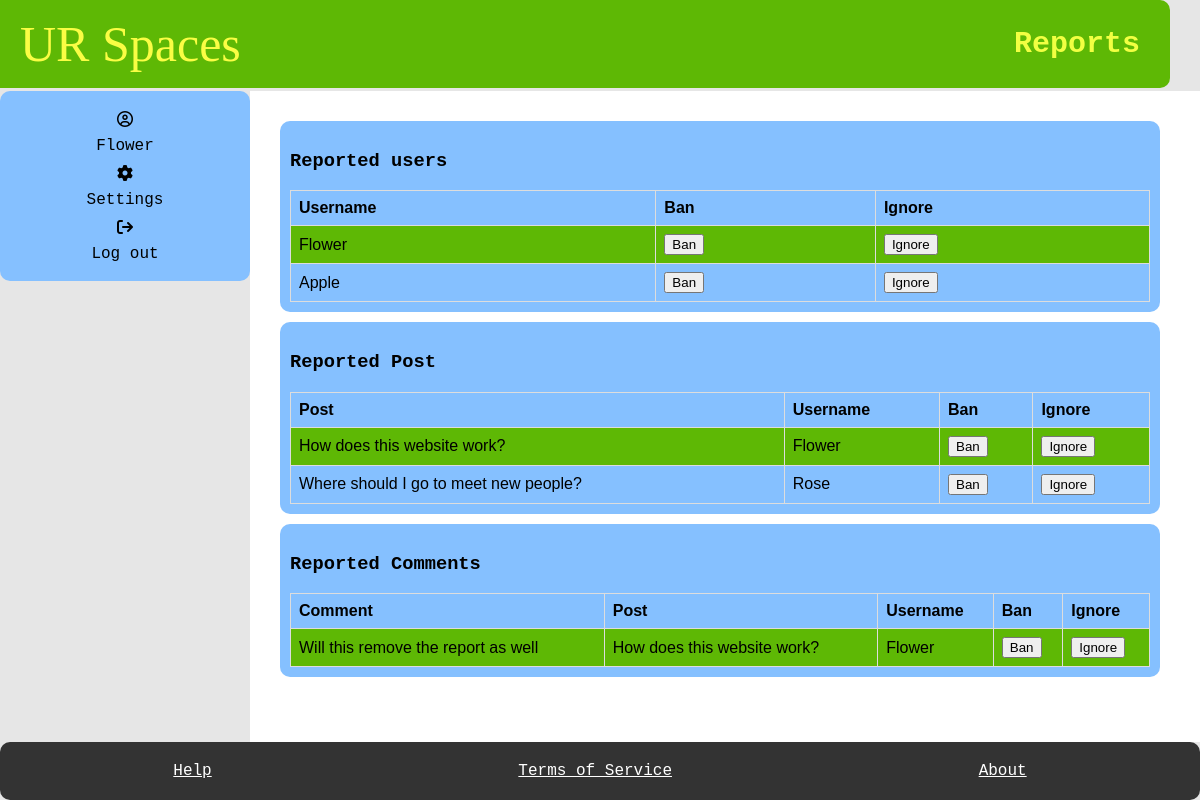
/report/ (signed in), run on an earlier commit of the app's database.
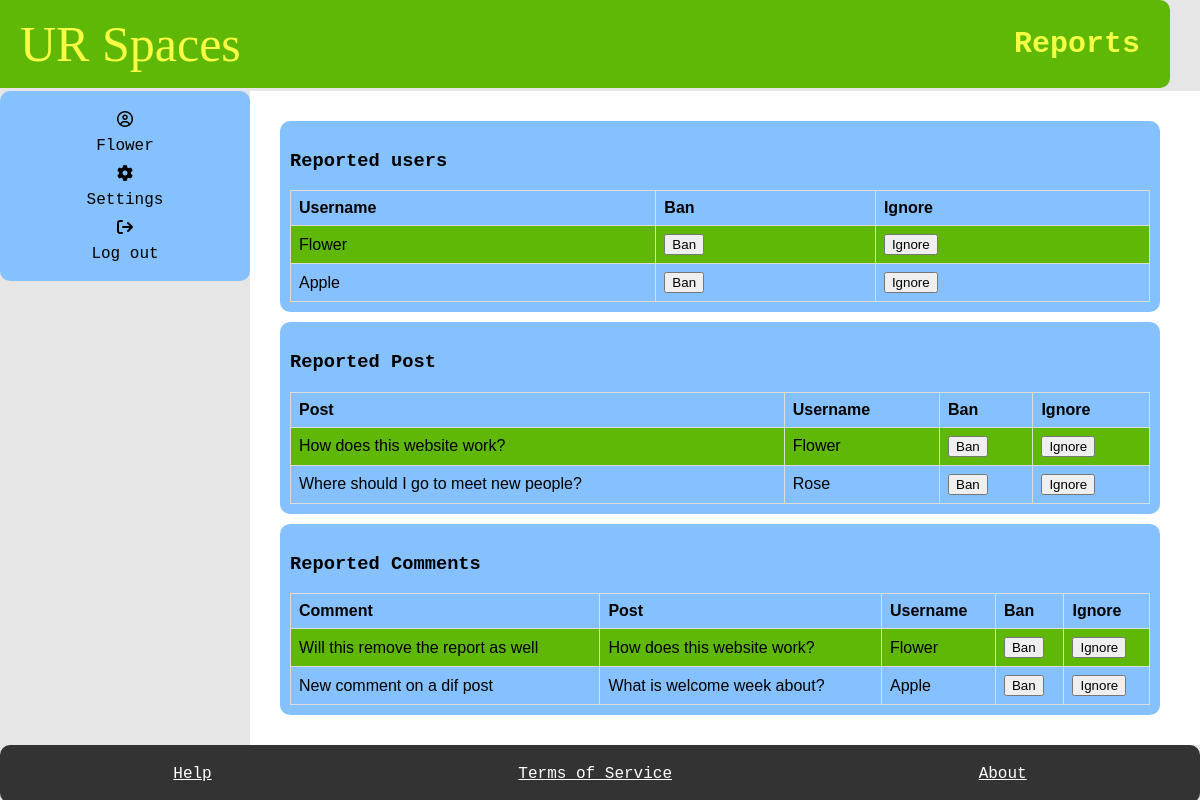
And on a later commit of the database.
### myapp/models.py (models this page shows, shortened)
class Student(models.Model):
    User_ID = models.ForeignKey(User, on_delete=models.CASCADE)
    bio = models.TextField(default="Please add bio in settings", blank=True)
    banned = models.BooleanField(default=False)
    avatar =ResizedImageField(size=[50, 80], quality=100, upload_to="authors", default=None, null=True, blank=True)
    reported = models.BooleanField(default=False)
    slug = models.SlugField(max_length=400, unique=True, blank=True)
    def get_url(self):
        return reverse("user", kwargs={
            "slug":self.slug
        })

class Posts(models.Model):
    User_ID = models.ForeignKey(Student, on_delete=models.CASCADE)
    SubForum_ID = models.ForeignKey(SubForum, default= 1, on_delete=models.CASCADE)
    post_name = models.TextField(max_length=400)
    contents = models.TextField()
    count_likes = models.IntegerField(default=0, blank=True, )
    locked = models.BooleanField(default=False)
    pin = models.BooleanField(default=False)
    reported = models.BooleanField(default=False)
    post_date = models.DateTimeField(auto_now_add=True)
    slug = models.SlugField(max_length=400, unique=True, blank=True)
    likes = models.ManyToManyField(User, related_name="post_like")
    def get_url(self):
        return reverse("posts", kwargs={
            "slug":self.slug
        })

class Comment(models.Model):
    Post_ID = models.ForeignKey(Posts, on_delete=models.CASCADE)
    User_ID = models.ForeignKey(Student, on_delete=models.CASCADE)
    count_likes = models.IntegerField(default=0)
    pin = models.BooleanField(default=False)
    reported = models.BooleanField(default=False)
    com_contents = models.TextField(max_length=500)
    com_date = models.DateTimeField(auto_now_add=True)
    likes = models.ManyToManyField(User, related_name="comment_like")

### myapp/views.py (the view)
# urls.py: path("report/", report, name="report"),
@login_required
def report(request, pk=None):
    students = Student.objects.filter(reported=True, banned=False)
    posts = Posts.objects.filter(reported=True, User_ID__banned =False)
    comments = Comment.objects.filter(reported=True, User_ID__banned =False)
    if "banUser_btn" in request.POST:
        banUser = Student.objects.get(pk=pk)
        banUser.banned = True
        banUser.save()
        return redirect("report")
    if "ignoreUser_btn" in request.POST:
        ignoreUser = Student.objects.get(pk=pk)
        ignoreUser.reported = False
        ignoreUser.save()
        return redirect("report")
    if "banUserPost_btn" in request.POST:
        postUser = Posts.objects.get(pk=pk)
        banUser = Student.objects.get(pk= postUser.User_ID.pk)
        banUser.banned = True
        banUser.save()
        return redirect("report")
    if "ignorePost_btn" in request.POST:
        ignorePost = Posts.objects.get(pk=pk)
        ignorePost.reported = False
        ignorePost.save()
        return redirect("report")
    if "banUserComment_btn" in request.POST:
        commentUser = Comment.objects.get(pk=pk)
        banUser = Student.objects.get(pk = commentUser.User_ID.pk)
        banUser.banned = True
        banUser.save()
        return redirect("report")
    if "ignoreComment_btn" in request.POST:
        ignoreComment = Comment.objects.get(pk=pk)
        ignoreComment.reported = False
        ignoreComment.save()
        return redirect("report")
    context = {
        "students": students,
        "posts":posts,
        "comments": comments,
    }
    return render(request, "report.html", context)

### myapp/templates/report.html (shortened to what this page needs)
{% extends 'base.html' %}
    {% block title %}
    <h1>Reports</h1>
    {% endblock %}
    {% block content %}
    <main>
        <section class="box" >
        <h3>Reported users</h3>
            <table style="width:100%">
                <tr>
                  <th>Username</th>
                  <th>Ban</th>
                  <th>Ignore</th>
                </tr>
                {% for student in students%}
                <tr>
                  <td><a href="{{student.get_url}}">{{student.User_ID.username}}</a></td>
                  <form action="{% url 'report_update' student.id %}" method="POST" onsubmit="return confirmAction(event)">
                  <td><button type="submit" name="banUser_btn">Ban</button></td>
                  <td><button type="submit" name="ignoreUser_btn">Ignore</button></td>
                  </form>
                </tr>
                {% endfor %}
            </table>
        </section>
        <section class="box" >
            <h3>Reported Post</h3>
            <table style="width:100%">
                <tr>
                  <th>Post</th>
                  <th>Username</th>
                  <th>Ban</th>
                  <th>Ignore</th>
                </tr>
                {% for post in posts%}
                <tr>
                  <td><a href="{{post.get_url}}">{{post.post_name}}</a></td>
                  <td><a href="{{post.User_ID.get_url}}">{{post.User_ID.User_ID.username}}</a></td>
                  <form action="{% url 'report_update' post.id %}" method="POST" onsubmit="return confirmAction(event)">
                  <td><button type="submit" name="banUserPost_btn">Ban</button></td>
                  <td><button type="submit" name="ignorePost_btn">Ignore</button></td>
                  </form>
                </tr>
                {%endfor%}
            </table>
        </section>
        <section class="box" >
            <h3>Reported Comments</h3>
             <table style="width:100%">
                <tr>
                    <th>Comment</th>
                    <th>Post</th>
                    <th>Username</th>
                    <th>Ban</th>
                    <th>Ignore</th>
                </tr>
                {%for comment in comments%}
                <tr>
                    <td><span> {{comment.com_contents}} </span></td>
                    <td><a href="{{comment.Post_ID.get_url}}">{{comment.Post_ID.post_name}} </a></td>
                    <td><a href="{{comment.User_ID.get_url}}">{{comment.User_ID.User_ID.username}}</a></td>
                    <form action="{% url 'report_update' comment.id %}" method="POST" onsubmit="return confirmAction(event)">
                    <td><button type="submit" name="banUserComment_btn">Ban</button></td>
                    <td><button type="submit" name="ignoreComment_btn">Ignore</button></td>
                    </form>
                </tr>
                {% endfor %}
            </table>
        </section>
    </main>
    {% endblock %}

What changed in the data, as far as the page shows it:
now on this page (row edited): Comment: com_contents "New comment on a dif post", Post_ID.post_name "What is welcome week about?", User_ID.User_ID.username "Apple"
